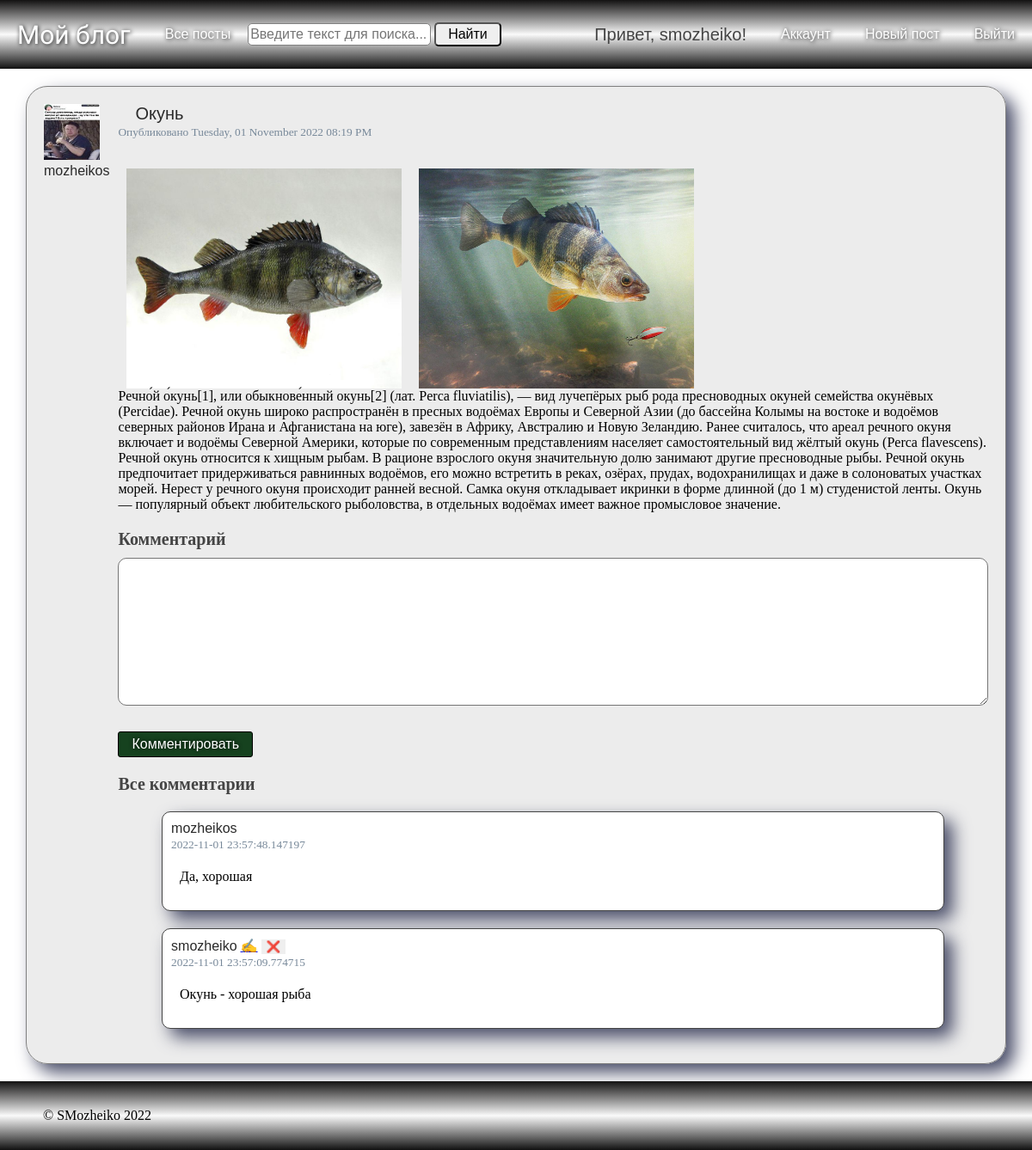
The page /posts/post?post_id=8 (signed in) on the database its author committed.
### blog_flask/models.py (models this page shows, shortened)
class SaveMixin:
    def save(self):
        db.session.add(self)
        db.session.commit()

class User(db.Model, UserMixin, SaveMixin):
    id = db.Column(db.Integer, primary_key=True)
    username = db.Column(db.String(20), unique=True, nullable=False)
    email = db.Column(db.String(120), unique=True, nullable=False)
    avatar = db.Column(db.String(100), nullable=False, default='default.png')
    password = db.Column(db.String(100), nullable=False)
    posts = db.relationship(
        'Post',
        back_populates='author',
        lazy=True,
        uselist=True,
        cascade='all, delete-orphan'
    )
    comments = db.relationship(
        'Comment',
        back_populates='author',
        lazy=True,
        uselist=True,
        cascade='all, delete-orphan'
    )

class Post(db.Model, SaveMixin):
    id = db.Column(db.Integer, primary_key=True)
    title = db.Column(db.String(100), nullable=False)
    created_at = db.Column(db.DateTime, nullable=False, default=datetime.datetime.utcnow())
    content = db.Column(db.Text, nullable=False)
    user_id = db.Column(
        db.Integer, db.ForeignKey(
            'user.id',
            ondelete='CASCADE',
            onupdate='CASCADE'
        ), nullable=False
    )
    author = db.relationship(
        User,
        back_populates='posts',
        uselist=False
    )
    comments = db.relationship(
        'Comment',
        back_populates='post',
        uselist=True,
        cascade='all, delete-orphan'
    )
    images = db.relationship(
        'Images',
        back_populates='post',
        uselist=True,
        cascade='all, delete-orphan',
        lazy='select'
    )

class Images(db.Model, SaveMixin):
    id = db.Column(db.Integer, primary_key=True)
    post_id = db.Column(db.Integer, db.ForeignKey('post.id', ondelete="CASCADE", onupdate='CASCADE'), nullable=False)
    content = db.Column(db.String(255), nullable=False)
    created_at = db.Column(db.DateTime, nullable=False, default=datetime.datetime.utcnow())
    post = db.relationship(
        Post,
        back_populates='images',
        foreign_keys=[post_id],
        uselist=False
    )

class Comment(db.Model, SaveMixin):
    id = db.Column(db.Integer, primary_key=True)
    user_id = db.Column(db.Integer, db.ForeignKey('user.id', ondelete="CASCADE", onupdate='CASCADE'), nullable=False)
    post_id = db.Column(db.Integer, db.ForeignKey('post.id', ondelete="CASCADE", onupdate='CASCADE'), nullable=False)
    content = db.Column(db.Text, nullable=False)
    created_at = db.Column(db.DateTime, nullable=False, default=datetime.datetime.utcnow())
    author = db.relationship(
        User,
        back_populates='comments',
        foreign_keys=[user_id],
        uselist=False
    )
    post = db.relationship(
        Post,
        back_populates='comments',
        foreign_keys=[post_id],
        uselist=False
    )

### blog_flask/posts/routes.py (the view)
@posts.route('/post')
def post():
    post_id = request.args.get('post_id', 0, type=int)
    post_item = Post.query.get_or_404(post_id)
    form = CommentForm()
    post_item.comments.sort(key=lambda x: x.created_at, reverse=True)
    return render_template('post.html', post=post_item, form=form)

### blog_flask/posts/forms.py
class CommentForm(FlaskForm):
    content = TextAreaField(
        label='Комментарий',
        validators=[
            DataRequired()
        ],
    )
    submit = SubmitField('Комментировать')

### blog_flask/context_processsors.py
class SearchForm(FlaskForm):
    search = StringField(
        label='Поиск',
        validators=[DataRequired()]
    )
    find = SubmitField(
        label='Найти'
    )

### blog_flask/models.py (called while the page is built)
@login_manager.user_loader
def load_user(user_id):
    return User.query.get(int(user_id))

### run.py (called while the page is built)
@app.context_processor
def search():
    form = SearchForm()
    return dict(search=form)

@app.context_processor
def year():
    today_year = datetime.datetime.now().year
    return dict(year=today_year)

### blog_flask/templates/post.html (shortened to what this page needs)
{% extends "layout.html" %}
{% block content %}
<div class="content-card">
  <div class="card-author">
    <img class="article-img" src="{{ url_for('static', filename='profile_pictures/' + post.author.avatar) }}">
    <a class="navbar-user card-title card-author" href="{{ url_for('users.user_posts', username=post.author.username) }}">{{ post.author.username }}</a>
  </div>
  <div class="card">
    <div class="card-body">
      <h4 class="navbar-user card-title" style="margin: 0 20px">{{ post.title }}</h4>
      <small>Опубликовано {{ post.created_at.strftime('%A, %d %B %Y %I:%M %p') }}</small>
      <br>
      <br>
      <p class="card-text">
          {% if post.images %}
            <div class="post-images">
                {% for image in post.images %}
                <img class="post-image" src="{{ url_for('static', filename='post_pictures/' + image.content) }}" data-id="{{ image.id }}" alt="image">
                {% endfor %}
            </div>
          {% endif %}
          {{ post.content }}
      </p>
    </div>
    <form action="{{ url_for('posts.comment', post_id=post.id) }}" method="post">
        <div class="comment-form">
            <h3>{{ form.content.label(class="comments-small-title") }}</h3>
            {% if form.content.errors %}
                {{ form.content(class="comment-content is-invalid") }}
                <div class="invalid-feedback">
                    {% for error in form.content.errors %}
                        <span>{{ error }}</span>
                    {% endfor %}
                </div>
            {% else %}
                {{ form.content(class="comment-content", rows=10, cols=80) }}
            {% endif %}
        </div>
        <div class="form-group">
            {{ form.submit(class="action-button ok") }}
        </div>
    </form>
    <h3 class="comments-title">{% if post.comments %}Все комментарии{% else %}Комментариев пока нет{% endif %}</h3>
    <ul class="card-comments">
      {% for comment in post.comments %}
      {% if not comment_id or comment.id != comment_id %}
      <li class="card-comment">
        <div class="comment-author">
          <a class="navbar-user card-title card-author" href="{{ url_for('users.user_posts', username=comment.author.username) }}">{{ comment.author.username }}</a>
          {% if comment.author == current_user %}
          <a href="{{ url_for('posts.edit_comment', comment_id=comment.id) }}">&#9997;</a>
          <button class="delete-comment" data-action="{{ url_for('posts.delete_comment', comment_id=comment.id) }}">&#10060;</button>
          {% endif %}
        </div>
        <small class="comment-date">
          {{ comment.created_at }}
        </small>
        <div class="comment-content">
          {{ comment.content }}
        </div>
      </li>
        {% endif %}
      {% endfor %}
    </ul>
  </div>
</div>
{% endblock content %}

### blog_flask/templates/layout.html (shortened to what this page needs)
<!DOCTYPE html>
<html>
<head>
    <link rel="stylesheet" type="text/css" href="{{ url_for('static', filename='main.css') }}">
</head>
<body>
    <div class="body">
        <div class="wrapper">
          <div class="navbar">
            <div class="navbar-main">
                <a class="navbar-brand" href="/">Мой блог</a>
                <a href="{{ url_for('posts.allpost') }}" class="nav-link nav-item navigation-links">
                    Все посты
                </a>
                <form class="search" action="{{ url_for('posts.allpost') }}" method="get">
                    {{ search.search(class="search-input", placeholder="Введите текст для поиска...") }}
                    {{ search.find(class="search-button") }}
                </form>
            </div>
            <div class="navbar-profile">
                {% if current_user.is_authenticated %}
                    <h4 class="navbar-user">Привет, {{ current_user.username }}!</h4>
                    <a href="{{ url_for('users.account') }}" class="nav-link nav-item navigation-links">
                        Аккаунт
                    </a>
                    <a href="{{ url_for('posts.publish') }}" class="nav-link nav-item navigation-links">
                        Новый пост
                    </a>
                    <a href="{{ url_for('users.logout') }}" class="nav-link nav-item navigation-links">
                        Выйти
                    </a>
                {% endif %}
            </div>
          </div>
            <div class="content">
              {% block content %}{% endblock %}
            </div>
        </div>
        <div class="footer">
            &copy; SMozheiko {{ year }}
        </div>
    </div>
</body>
</html>

### blog_flask/static/main.css (style rules this page uses)
body { margin: 0; padding: 0; }
.body { display: flex; flex-direction: column; min-height: 100vh; }
.wrapper { flex-grow: 1; }
.navbar, .footer { display: flex; height: 80px; align-items: center; position: sticky; justify-content: space-between; background: linear-gradient(rgb(19, 18, 18), rgb(250, 250, 250), rgb(17, 17, 17)); }
.footer { padding: 0 50px; box-sizing: border-box; }
.action-button { border: 1px black solid; font-size: 16px; padding: 5px 15px; text-decoration: none; color: white; cursor: pointer; font-family: Impact, Charcoal, sans-serif; text-shadow: 0 0 5px black; border-radius: 3px; }
.ok { background-color: #16421f; }
.navbar-main, .navbar-profile { display: flex; align-items: center; }
.navbar-brand { text-decoration: none; font-size: 30px; font-family: 'Stalinist One', cursive; font-weight: normal; margin: 20px; color: white; text-shadow: 1px 1px 5px black; }
.navbar-user { font-size: 20px; font-family: Impact, Charcoal, sans-serif; font-weight: normal; margin: 20px; }
.nav-link { text-decoration: none; font-size: 16px; font-family: Impact, Charcoal, sans-serif; font-weight: normal; margin: 20px; color: white; text-shadow: 1px 1px 5px black; }
.search input { line-height: 20px; font-size: 16px; font-family: Ubuntu, sans-serif; font-weight: normal; border-radius: 5px; }
.search-input { padding: 2px; color: black; border: 1px solid gray; }
.search-button { padding: 2px 14px; cursor: pointer; color: black; }
.content { position: relative; display: flex; flex-direction: column; margin: 0 auto; padding: 0; max-width: 1140px; background-color: #fff; justify-content: flex-start; }
h1, h2, h3, h4, h5, h6 { margin: 0; color: #444444; }
.content-card { display: flex; padding: 20px; border: 1px solid grey; border-radius: 25px; background-color: rgba(218, 218, 218,50%); box-shadow: 10px 10px 20px #4a4e69; margin: 20px 0; }
.card { margin-left: 10px; }
.card-title { text-decoration: none; color: #2a2a2a; }
.card-author { font-size: 16px; margin: 0; }
.article-img { height: 65px; width: 65px; padding: 0; margin: 0; }
.form-group { margin: 20px auto; }
small { color: lightslategrey; }
.comment-form { border: none; display: flex; flex-direction: column; margin: 20px auto; }
.comment-content { box-sizing: border-box; border-radius: 10px; margin: 10px auto; width: 100%; padding: 10px; }
.card-comments { list-style: none; padding: 0; }
.comments-title { font-size: 20px; }
.comments-small-title { font-size: 20px; }
.card-comment { border: #444444 solid 1px; margin: 20px auto; width: 90%; border-radius: 10px; padding: 10px; box-sizing: border-box; box-shadow: 10px 10px 20px #4a4e69; background-color: #fff; }
.delete-comment { border: none; cursor: pointer; }
.post-images { display: flex; flex-wrap: wrap; min-width: 30%; box-sizing: border-box; }
.post-image { width: 320px; height: 256px; margin: 0 10px; cursor: pointer; }

### rows shown on the page
User: username "smozheiko"
User: avatar (picture), author.username "mozheikos"
Post: title "Окунь", created_at "Tuesday, 01 November 2022 08:19 PM", content "Речно́й о́кунь[1], или обыкнове́нный окунь[2] (лат. Perca fluviatilis), — вид лучепёрых рыб рода пресноводных окуней семейства окунёвых (Percidae). Речной окунь широко распространён в пресных водоёмах Европы и Северной Азии (до бассейна Колымы на востоке и водоёмов северных районов Ирана и Афганистана на юге), завезён в Африку, Австралию и Новую Зеландию. Ранее считалось, что ареал речного окуня включает и водоёмы Северной Америки, которые по современным представлениям населяет самостоятельный вид жёлтый окунь (Perca flavescens). Речной окунь относится к хищным рыбам. В рационе взрослого окуня значительную долю занимают другие пресноводные рыбы. Речной окунь предпочитает придерживаться…"
Images: content (picture)
Images: content (picture)
Comment: author.username "mozheikos", created_at "2022-11-01 23:57:48.147197", content "Да, хорошая"
Comment: author.username "smozheiko", created_at "2022-11-01 23:57:09.774715", content "Окунь - хорошая рыба"
